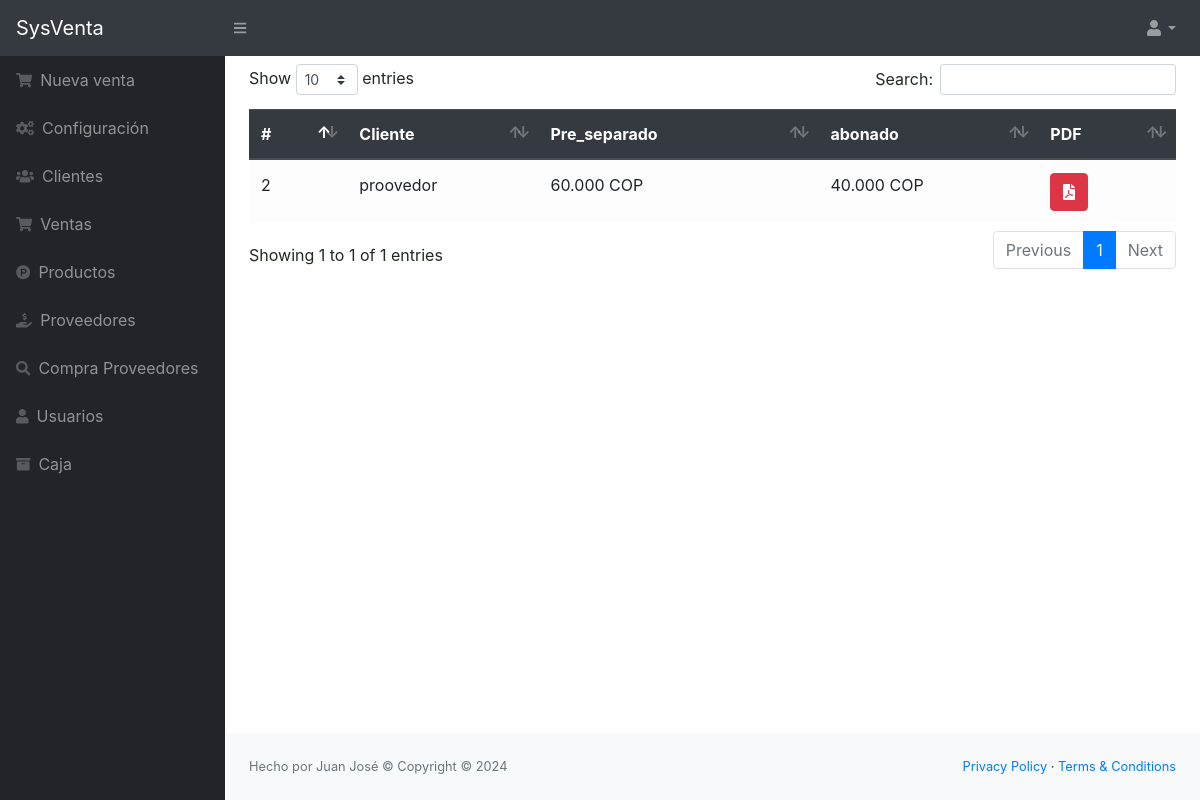
The page /src/Consultar.php (signed in) on the database its author committed.
### tables this page shows
CREATE TABLE `separados` (
  `id` int(11) NOT NULL,
  `nombre_cl` varchar(100) NOT NULL,
  `dire_cliente` varchar(200) NOT NULL,
  `ced_cliente` varchar(20) NOT NULL,
  `tele_cliente` varchar(20) NOT NULL,
  `nomb_separado` varchar(100) NOT NULL,
  `precio_separado` int(15) NOT NULL,
  `abono` int(15) NOT NULL,
  `estado` tinyint(4) DEFAULT 0,
  `fecha_abono` timestamp NOT NULL DEFAULT current_timestamp()
);

### src/Consultar.php (the view, shortened to what this page needs)
<?php
include_once "includes/header.php";
require "../conexion.php";
?>
<table class="table table-light" id="tbl">
    <thead class="thead-dark">
        <tr>
            <th>#</th>
            <th>Cliente</th>
            <th>Pre_separado</th>
            <th>abonado</th>
            <th>PDF</th>
        </tr>
    </thead>
    <tbody>
<?php
$query = mysqli_query($conexion, "SELECT * FROM separados");
while ($row = mysqli_fetch_assoc($query)) {
?>
            <tr>
                <td><?php echo $row['id']; ?></td>
                <td><?php echo $row['nombre_cl']; ?></td>
                <td><?php echo number_format($row['precio_separado'], 0, ',', '.'); ?> COP</td>
                <td><?php echo number_format($row['abono'], 0, ',', '.'); ?> COP</td>
                <td>
                    <a href="pdf/separado.php?cl=<?php echo isset($row['nombre_cl']) ? $row['nombre_cl'] : ''; ?>&v=<?php echo isset($row['id']) ? $row['id'] : ''; ?>" target="_blank" class="btn btn-danger"><i class="fas fa-file-pdf"></i></a>
                </td>
            </tr>
<?php
}
?>
    </tbody>
</table>
<?php include_once "includes/footer.php"; ?>

### rows shown on the page
separados: id "2", nombre_cl "proovedor", precio_separado "60.000", abono "40.000"
